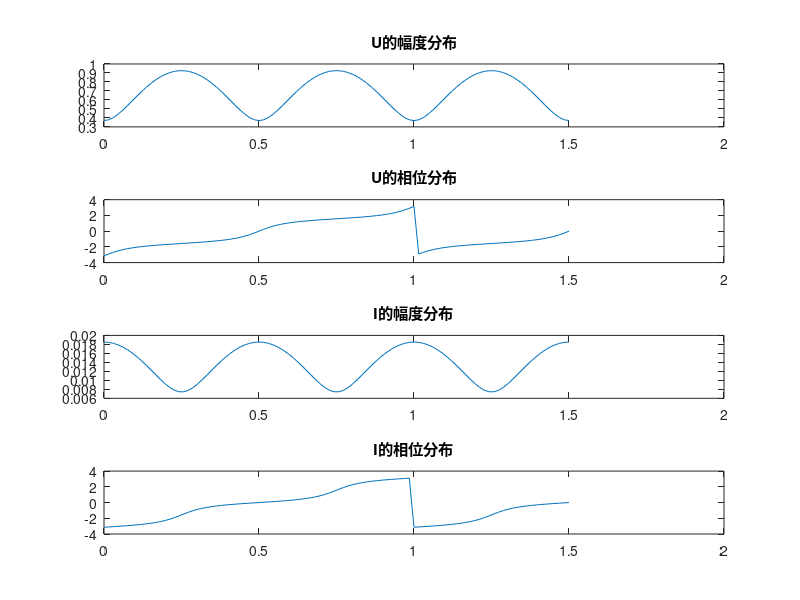
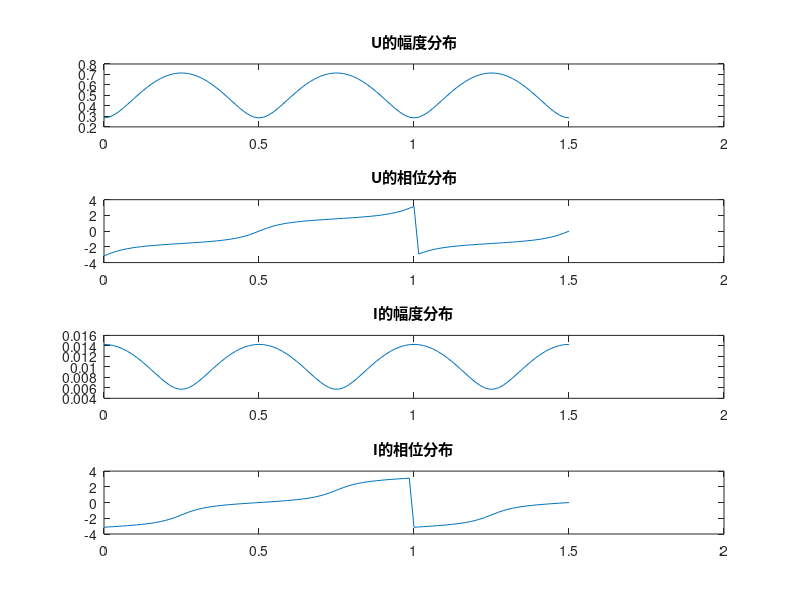
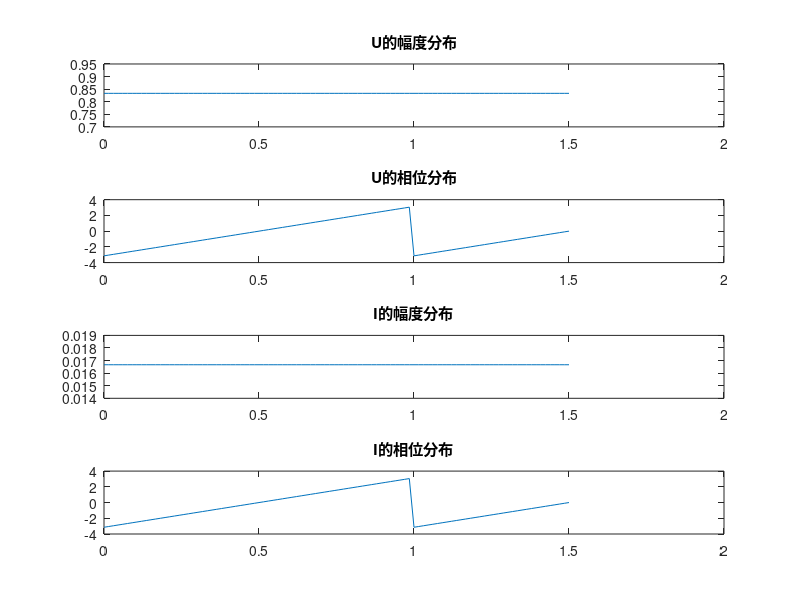
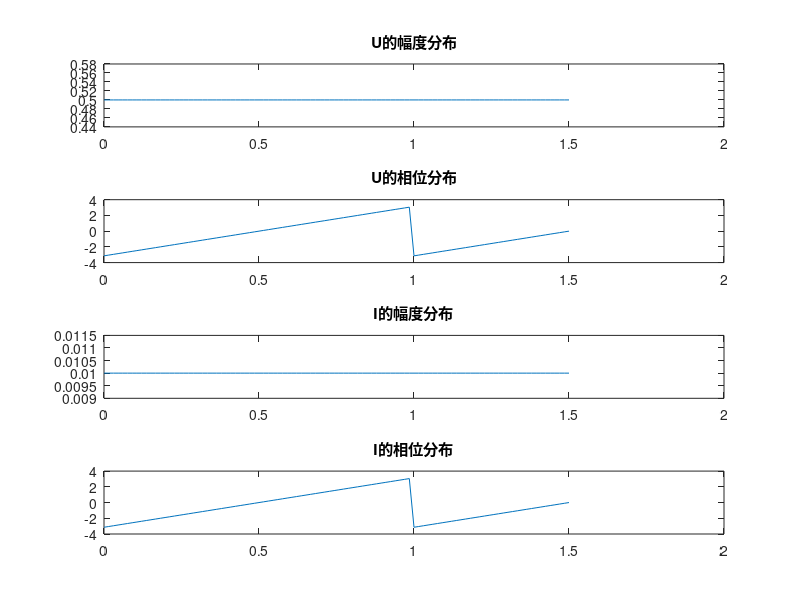

Write the MATLAB code that produced these figures, in order.
Z0=50;
Z_L=[20 20 50 50];
Z_G=[10 50 10 50];
Pin=[0 0 0 0];
beta=2*pi;
k = linspace(0, 1.5, 100);
k1=1.5;
for m=1:length(Z_L)
FL=(Z_L(m)-Z0)/(Z_L(m)+Z0);
Fg=(Z_G(m)-Z0)/(Z_G(m)+Z0);
V_g=1;

U=(V_g*Z0/(Z_G(m)+Z0))*(exp(-1i*beta*k1))/(1-Fg*FL*exp(-1i*beta*k1));

U1=U.*exp(1i*beta*k).*(1+FL*exp(-2i*beta*k));
I1=U.*exp(1i*beta*k).*(1-FL*exp(-2i*beta*k))./Z0;
Pin(m)=1/8*(V_g^2)/Z0*((abs(1-Fg))^2)*((abs(1-FL))^2)/(abs(1-FL*Fg*exp(-2i*beta*1.5))^2);
figure;
subplot(4,1,1);
plot(k,abs(U1));
title("U的幅度分布");
subplot(4,1,2);
plot(k,angle(U1));
title("U的相位分布");
subplot(4,1,3);
plot(k,abs(I1));
title("I的幅度分布");
subplot(4,1,4);
plot(k,angle(I1));
title("I的相位分布");
end
